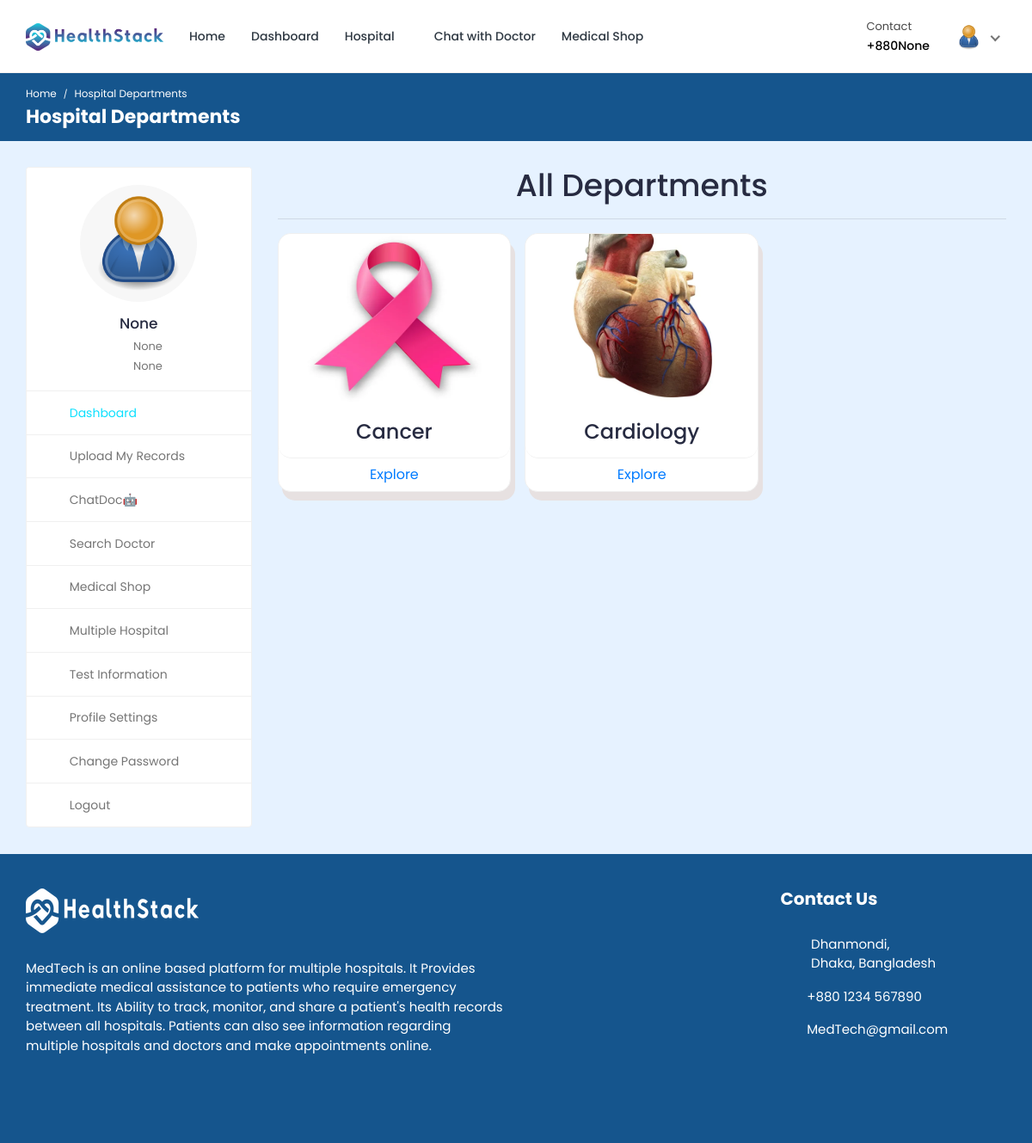
Page /hospital-department-list/1/ (signed in) on the committed database.
### hospital/models.py (models this page shows, shortened)
class Patient(models.Model):
    patient_id = models.AutoField(primary_key=True)
    user = models.OneToOneField(User, on_delete=models.CASCADE, null=True, blank=True, related_name='patient')
    name = models.CharField(max_length=200, null=True, blank=True)
    username = models.CharField(max_length=200, null=True, blank=True)
    age = models.IntegerField(null=True, blank=True)
    email = models.EmailField(max_length=200, null=True, blank=True)
    phone_number = models.IntegerField(null=True, blank=True)
    address = models.CharField(max_length=200, null=True, blank=True)
    featured_image = models.ImageField(upload_to='patients/', default='patients/user-default.png', null=True, blank=True)
    blood_group = models.CharField(max_length=200, null=True, blank=True)
    history = models.CharField(max_length=200, null=True, blank=True)
    dob = models.CharField(max_length=200, null=True, blank=True)
    nid = models.CharField(max_length=200, null=True, blank=True)
    serial_number = models.CharField(max_length=200, null=True, blank=True)
    login_status = models.CharField(max_length=200, null=True, blank=True, default="offline")

### hospital_admin/models.py (models this page shows, shortened)
class hospital_department(models.Model):
    hospital_department_id = models.AutoField(primary_key=True)
    hospital_department_name = models.CharField(max_length=200, null=True, blank=True)
    hospital = models.ForeignKey(Hospital_Information, on_delete=models.CASCADE, null=True, blank=True)
    featured_image = models.ImageField(upload_to='departments/', default='departments/default.png', null=True, blank=True)

### hospital/views.py (the view, shortened to what this page needs)
# urls.py: path('hospital-department-list/<int:pk>/', views.hospital_department_list, name='hospital-department-list'),
@csrf_exempt
@login_required(login_url="login")
def hospital_department_list(request, pk):
    if request.user.is_authenticated:
        if request.user.is_patient:
            patient = Patient.objects.get(user=request.user)
            doctors = Doctor_Information.objects.all()
            hospitals = Hospital_Information.objects.get(hospital_id=pk)
            departments = hospital_department.objects.filter(hospital=hospitals)
            context = {'patient': patient, 'doctors': doctors, 'hospitals': hospitals, 'departments': departments}
            return render(request, 'hospital-department.html', context)
    else:
        logout(request)
        messages.info(request, 'Not Authorized')
        return render(request, 'patient-login.html')

### templates/hospital-department.html (shortened to what this page needs)
{% load static %}
<!DOCTYPE html>
<html lang="en">
<head>
		<link rel="stylesheet" href="{% static 'MedTech-System/css/Normal/bootstrap.min.css' %}">
		<link rel="stylesheet" href="{% static 'MedTech-System/plugins/Normal/fontawesome/css/fontawesome.min.css' %}">
		<link rel="stylesheet" href="{% static 'MedTech-System/plugins/Normal/fontawesome/css/all.min.css' %}">
		<link rel="stylesheet" href="{% static 'MedTech-System/css/Normal/style.css' %}">
		<link rel="stylesheet" href="{% static 'MedTech-System/css/Normal/department.css' %}">
	</head>
	<body>
		<div class="main-wrapper">
			<header class="header">
				{% if user.is_authenticated and user.is_patient %}
				{% include 'patient_navbar.html' %}
				{% endif %}
			</header>
			<div class="breadcrumb-bar">
				<div class="container-fluid">
					<div class="row align-items-center">
						<div class="col-md-6 col-6">
							<nav aria-label="breadcrumb" class="page-breadcrumb">
								<ol class="breadcrumb">
									{% if user.is_authenticated and user.is_patient %}
									<li class="breadcrumb-item"><a href="{% url 'patient-dashboard' %}">Home</a></li>
									{% endif %}
									<li class="breadcrumb-item active" aria-current="page">Hospital Departments</li>
								</ol>
							</nav>
							<h2 class="breadcrumb-title">Hospital Departments</h2>
						</div>
					</div>
				</div>
			</div>
			<div class="content">
				<div class="container-fluid">
					<div class="row">
						<div class="col-md-5 col-lg-4 col-xl-3 theiaStickySidebar">
							<div>
								{% if user.is_authenticated and user.is_patient %}
								{% include 'patient-sidebar.html' %}
								{% endif %}
                            </div>
						</div>
						<div class="col-md-7 col-lg-8 col-xl-9">
							<h1 class="card-title" style="text-align: center;">All Departments</h1>
							<hr>
							<div class="row row-grid">
								{% for department in departments %}
								<div class="col-12 col-md-6 col-lg-4 d-flex">
									<div class="card flex-fill card1">
										<img alt="Card Image"style="height: 200px;border-radius: 15px 15px 0px 0px" src="{{department.featured_image.url}}" class="card-img-top">
										<div class="card-header" style="border-radius: 15px">
											<h3 class="card-title mb-0" style="text-align: center;">{{department.hospital_department_name}}</h3>
										</div>
										<div class="card-read-more">
											<a href="{% url 'hospital-doctor-list' pk=department.hospital_department_id %}" class="btn btn-link btn-block">
												Explore
											</a>
										</div>
									</div>
								</div>
								{% endfor %}
							</div>
						</div>
					</div>
				</div>
			</div>
			{% include 'footer.html' %}
		</div>
	</body>
</html>

### templates/patient_navbar.html (shortened to what this page needs)
{% load static %}
<nav class="navbar navbar-expand-lg header-nav">
  <div class="navbar-header">
    <a href="{% url 'hospital_home'%}" class="navbar-brand logo">
      <img
        src="{% static 'MedTech-System/images/Normal/logo.jpg' %}"
        class="img-fluid"
        alt="Logo"
      />
    </a>
  </div>
  <div class="main-menu-wrapper">
    <ul class="main-nav">
      <li>
        <a href="{% url 'hospital_home'%}">Home</a>
      </li>
      <li>
        <a href="{% url 'patient-dashboard' %}">Dashboard</a>
      </li>
      <li class="has-submenu">
        <a href="#">Hospital <i class="fas fa-chevron-down"></i></a>
      </li>
      {% if user.is_authenticated and user.is_patient %}
      <li>
        <a href="{% url 'chat-home' pk=user.id %}">Chat with Doctor</a>
      </li>
      {% endif %}
      <li>
        <a href="{% url 'pharmacy_shop' %}">Medical Shop</a>
      </li>
    </ul>
  </div>
  <ul class="nav header-navbar-rht">
    <li class="nav-item contact-item">
      <div class="header-contact-img">
        <i class="far fa-hospital"></i>
      </div>
      <div class="header-contact-detail">
        <p class="contact-header">Contact</p>
        <p class="contact-info-header">+880{{patient.phone_number}}</p>
      </div>
    </li>
    <li class="nav-item dropdown has-arrow logged-item">
      <a href="#" class="dropdown-toggle nav-link" data-toggle="dropdown">
        <span class="user-img">
          <img
            class="rounded-circle"
            src="{{patient.featured_image.url}}"
            width="31"
            alt="Richard Wilson"
          />
        </span>
      </a>
    </li>
  </ul>
</nav>

### templates/patient-sidebar.html
{% load static %}
    <div class="profile-sidebar">
      <div class="widget-profile pro-widget-content">
        <div class="profile-info-widget">
          <a href="#" class="booking-doc-img">
            <img
              src="{{ patient.featured_image.url }}"
              alt="User Image"
            />
          </a>
          <div class="profile-det-info">
            <h3>{{patient.name}}</h3>
            <div class="patient-details">
              <h5>
                <i class="fas fa-birthday-cake"></i> {{ patient.dob }}
              </h5>
              <h5 class="mb-0">
                <i class="fas fa-map-marker-alt"></i>
                {{ patient.address }}
              </h5>
            </div>
          </div>
        </div>
      </div>
      <div class="dashboard-widget">
        <nav class="dashboard-menu sidebar">
          <ul>
            <li class="active">
              <a href="{% url 'patient-dashboard' %}">
                <i class="fas fa-columns"></i>
                <span>Dashboard</span>
              </a>
            </li>
            <li class="nav-item has-submenu">
              <a href="{% url 'file_to_txt' %}">
                <i class="fas fa-book"></i>
                <span>Upload My Records</span>
              </a>
            </li>
            <li class="nav-item has-submenu">
              <a href="{% url 'get_bot_response' %}">
                <i class="fas fa-robot"></i>
                <span>ChatDoc🤖</span>
              </a>
            </li>
            <li class="nav-item has-submenu">
              <a href="{% url 'search' %}">
                <i class="fas fa-user-md"></i>
                <span>Search Doctor</span>
              </a>
            </li>
            <li class="has-submenu">
              <a href="{% url 'pharmacy_shop' %}" class="nav-link">
                <i class="fas fa-capsules"></i>
                <span>Medical Shop</span>
              </a>
            </li>
            <li>
                <a href="{% url 'multiple-hospital' %}">
                  <i class="fas fa-hospital"></i>
                  <span>Multiple Hospital</span>
                </a>
            </li>
            <li>
              <a href="{% url 'doctor-test-list'%}" target="_blank">
                <i class="fas fa-hourglass-start"></i>
                <span>Test Information</span>
              </a>
            </li>
            <li>
              <a href="{% url 'profile-settings' %}">
                <i class="fas fa-user-cog"></i>
                <span>Profile Settings</span>
              </a>
            </li>
            <li>
              <a href="{% url 'change-password' pk=user.id%}">
                <i class="fas fa-lock"></i>
                <span>Change Password</span>
              </a>
            </li>
            <li>
              <a href="{% url 'logout' %}">
                <i class="fas fa-sign-out-alt"></i>
                <span>Logout</span>
              </a>
            </li>
          </ul>
        </nav>
      </div>
    </div>

### static/MedTech-System/css/Normal/department.css (style rules this page uses)
.card { border-radius: 15px; box-shadow: 5px 10px #e7e1e1; }

### rows in the picture
Patient: phone_number "None", featured_image (placeholder picture), name "None", dob "None", address "None"
hospital_department: featured_image (picture), hospital_department_name "Cancer"
hospital_department: featured_image (picture), hospital_department_name "Cardiology"
